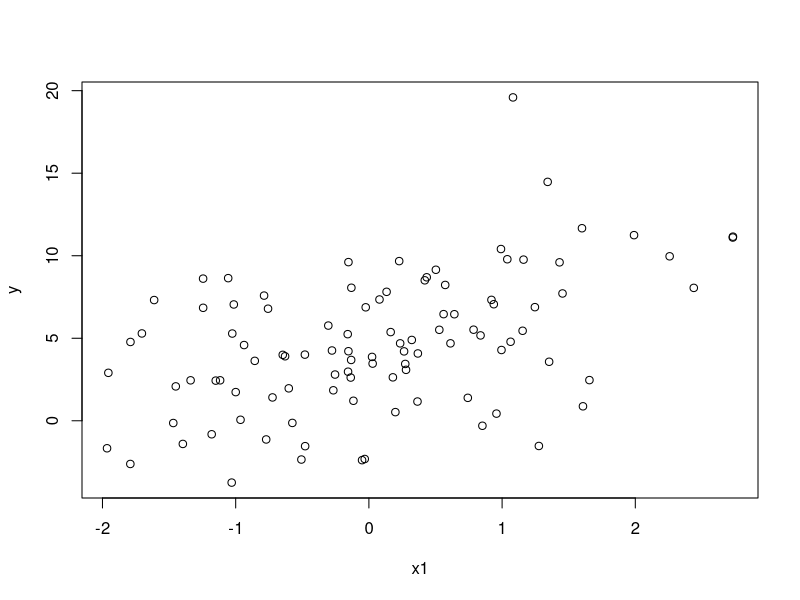
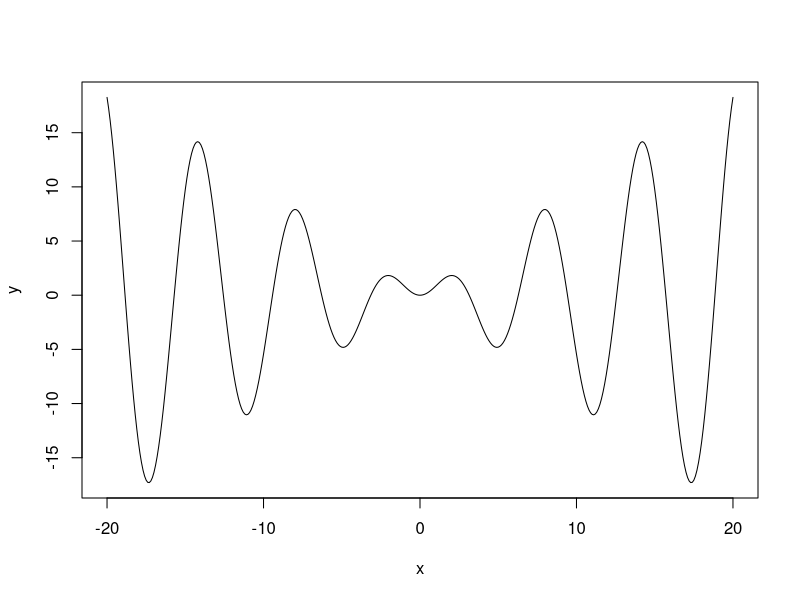
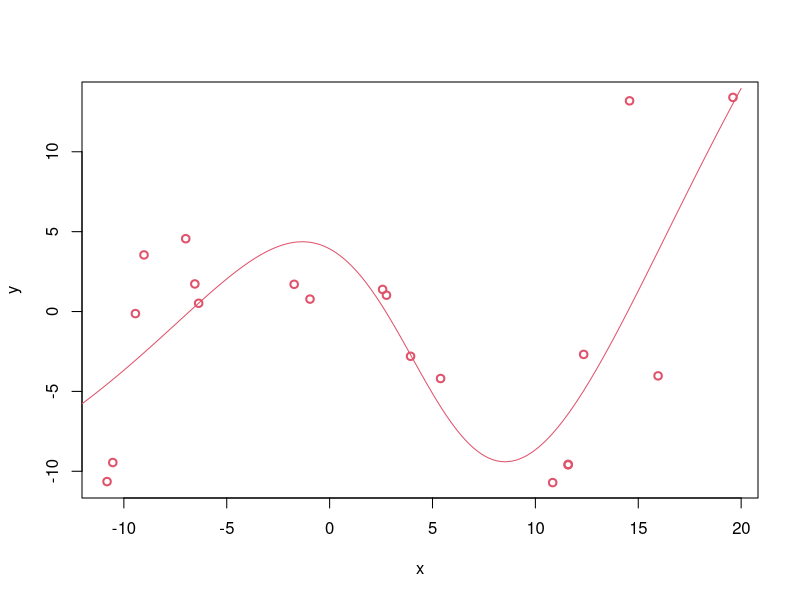
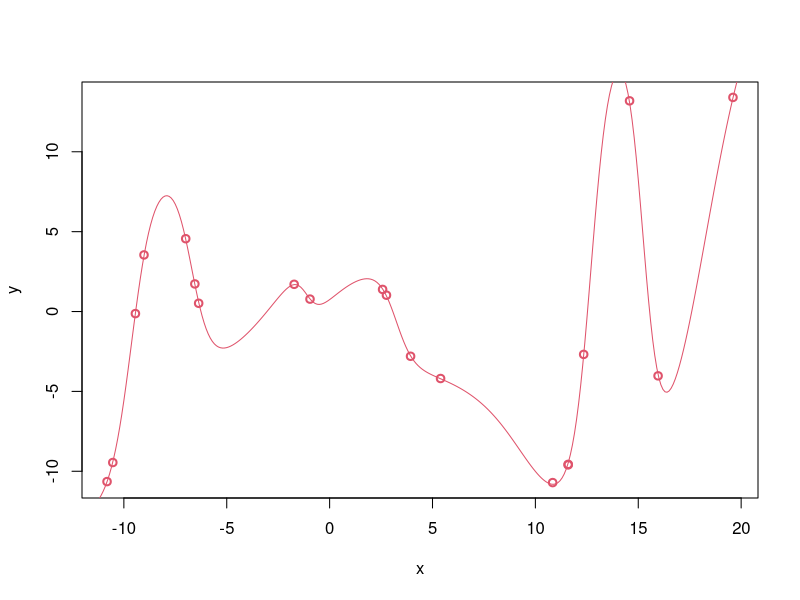

Source code (R) for these figures, in order:
## ---- chunk 1
library(nnet)
#tinytex::install_tinytex()
## ---- chunk 2
x1 <- rnorm(100)
x2 <- rnorm(100)
y <- 5 +  2*x1 + -3*x2 + rnorm(100) 
plot(x1,y)

df = data.frame(Y=y, X1 = x1, X2 = x2)
## ---- chunk 3
model1 <- lm(Y~.,df)
model1$coefficients
## ---- chunk 4
library(MLmetrics)
model2 <- nnet(Y~.,data=df,size=0, linout=TRUE,skip=TRUE)
summary(model2)
RMSE(predict(model2, df),df$Y)
## ---- chunk 5
model3 <- nnet(Y~.,data=df,size=c(2),decay = 0.001, maxit = 100, rang = 0.05)
summary(model3)
RMSE(predict(model3,df),df$Y)
## ---- chunk 6

sinc = function(x){x*sin(x)} # Define the function 

xx <- seq(-20,20,by=.1) # vector of x variables for plotting
mydf = data.frame(x=xx, y = sinc(xx))

plot(y ~x, data = mydf, type = 'l')


# Now we will create a dataset by drawing a few samples from the domain of this function and evaluating this function at those locations.
x <- runif(20, min = -20, max = 20 )
mydf.train = data.frame(x = x, y = sinc(x))

plot(y ~x, data = mydf.train, lwd = 2, col = 2)

# Train network and make predictions
# Note linout = T
net1 <- nnet(y ~x, data = mydf.train, size = 2, decay = .001, maxit = 2000, linout = T)
pred <- predict(net1, newdata = mydf, type = "r")

# Make a plots of predictions, overlaid on the datapoints and the true function
lines(xx,pred, col = 2)

## ---- chunk 7
net2 <- nnet(y ~x, data = mydf.train, size = 40, decay = .001, maxit = 2000, linout = T)
pred <- predict(net2, newdata = mydf, type = "r")
plot(y ~x, data = mydf.train, lwd = 2, col = 2)
lines(xx,pred, col = 2)
